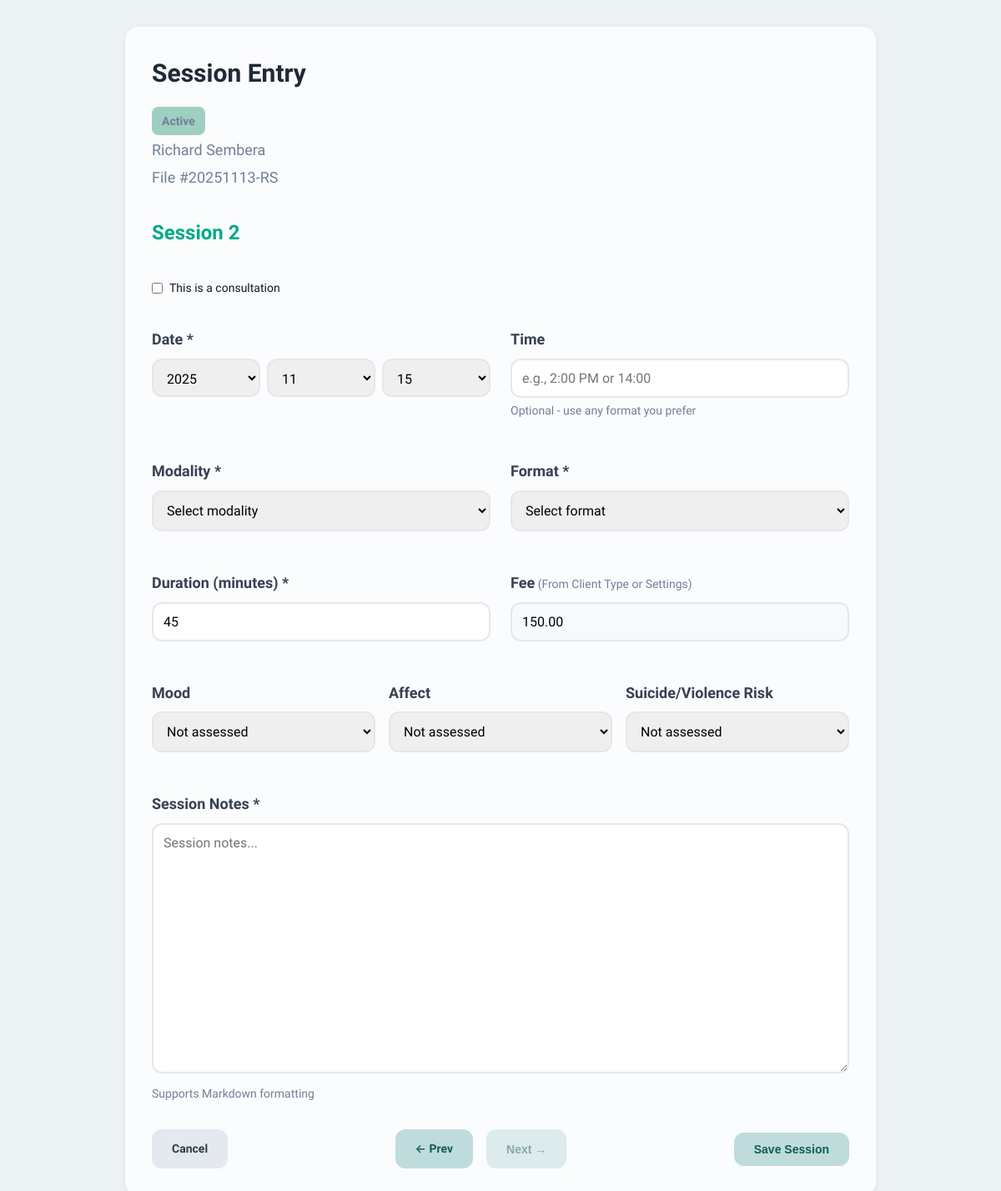
Page /client/1/session on the committed database.
### tables this page shows
CREATE TABLE client_types (
                id INTEGER PRIMARY KEY AUTOINCREMENT,
                name TEXT UNIQUE NOT NULL,
                color TEXT NOT NULL,
                file_number_style TEXT NOT NULL,
                file_number_prefix TEXT,
                file_number_suffix TEXT,
                file_number_counter INTEGER DEFAULT 0,
                session_fee REAL,
                session_duration INTEGER,
                retention_period INTEGER,
                is_system INTEGER DEFAULT 0,
                service_description TEXT,
                is_system_locked INTEGER DEFAULT 0,
                base_price REAL,
                tax_rate REAL,
                created_at INTEGER NOT NULL,
                modified_at INTEGER NOT NULL
            , color_name TEXT, bubble_color TEXT);

CREATE TABLE clients (
                id INTEGER PRIMARY KEY AUTOINCREMENT,
                file_number TEXT UNIQUE NOT NULL,
                first_name TEXT NOT NULL,
                middle_name TEXT,
                last_name TEXT NOT NULL,
                type_id INTEGER NOT NULL,
                session_offset INTEGER DEFAULT 0,
                created_at INTEGER NOT NULL,
                modified_at INTEGER NOT NULL,
                is_deleted INTEGER DEFAULT 0,
                FOREIGN KEY (type_id) REFERENCES client_types(id)
            );

### web/app.py (the view, shortened to what this page needs)
@app.route('/client/<int:client_id>/session', methods=['GET', 'POST'])
def create_session(client_id):
    import time
    from datetime import datetime
    client = db.get_client(client_id)
    if not client:
        return "Client not found", 404
    client_type = db.get_client_type(client['type_id'])
    today_dt = datetime.now()
    today = today_dt.strftime('%Y-%m-%d')
    today_year = today_dt.year
    today_month = today_dt.month
    today_day = today_dt.day
    all_sessions = db.get_client_entries(client_id, 'session')
    dated_sessions = [s for s in all_sessions if s.get('session_date') and not s.get('is_consultation')]
    dated_sessions.sort(key=lambda s: (s['session_date'], s['id']))
    offset = client.get('session_offset', 0)
    today_timestamp = int(today_dt.replace(hour=0, minute=0, second=0, microsecond=0).timestamp())
    sessions_before_today = sum(1 for s in dated_sessions if s['session_date'] <= today_timestamp)
    preview_session_number = sessions_before_today + offset + 1
    prev_session_id = None
    next_session_id = None
    if dated_sessions:
        prev_session_id = dated_sessions[-1]['id']  # Most recent session
    return render_template('entry_forms/session.html',
                        client=client,
                        client_type=client_type,
                        today=today,
                        today_year=today_year,
                        today_month=today_month,
                        today_day=today_day,
                        next_session_number=preview_session_number,
                        is_edit=False,
                        prev_session_id=prev_session_id,
                        next_session_id=next_session_id)

### core/database.py (called while the page is built)
    def connect(self):
        return sqlite3.connect(str(self.db_path))

    def get_client_type(self, type_id: int) -> Optional[Dict[str, Any]]:
        conn = self.connect()
        conn.row_factory = sqlite3.Row
        cursor = conn.cursor()
        cursor.execute("SELECT * FROM client_types WHERE id = ?", (type_id,))
        row = cursor.fetchone()
        conn.close()
        return dict(row) if row else None

    def get_client(self, client_id: int) -> Optional[Dict[str, Any]]:
        conn = self.connect()
        conn.row_factory = sqlite3.Row
        cursor = conn.cursor()
        cursor.execute("SELECT * FROM clients WHERE id = ?", (client_id,))
        row = cursor.fetchone()
        conn.close()
        return dict(row) if row else None

    def get_client_entries(self, client_id: int, entry_class: Optional[str] = None) -> List[Dict[str, Any]]:
        conn = self.connect()
        conn.row_factory = sqlite3.Row
        cursor = conn.cursor()
        if entry_class:
            cursor.execute(
                "SELECT * FROM entries WHERE client_id = ? AND class = ? ORDER BY created_at DESC",
                (client_id, entry_class)
            )
        else:
            cursor.execute(
                "SELECT * FROM entries WHERE client_id = ? ORDER BY created_at DESC",
                (client_id,)
            )
        rows = cursor.fetchall()
        conn.close()
        return [dict(row) for row in rows]

### web/templates/entry_forms/session.html (shortened to what this page needs)
{% extends "base.html" %}
{% block extra_css %}
<link rel="stylesheet" href="{{ url_for('static', filename='css/session.css') }}">
{% endblock %}
{% block content %}
<div class="card" style="max-width: 900px; margin: 0 auto;">
    <div style="display: flex; justify-content: space-between; align-items: start; margin-bottom: 2rem;">
        <div>
            <h2>Session Entry</h2>
            <div style="color: #718096;">
                <div style="margin-bottom: 0.25rem;">
                    <span class="type-badge" style="background-color: {{ client_type.color }}">
                        {{ client_type.name }}
                    </span>
                </div>
                <div style="margin-bottom: 0.25rem;">
                    {{ client.first_name }} {{ client.middle_name or '' }} {{ client.last_name }}
                </div>
                <div>
                    File #{{ client.file_number }}
                </div>
            </div>
        </div>
    </div>
    <form method="post">
        {% if not is_edit %}
        <div class="session-number-display" id="session-number-display">
            Session {{ next_session_number }}
        </div>
        {% else %}
        <div class="session-number-display" id="session-number-display">
            {{ session.description }}
        </div>
        {% endif %}
        <div class="form-row-full">
            <label class="checkbox-inline">
                <input type="checkbox" id="is_consultation" name="is_consultation" {% if is_edit and session.is_consultation %}checked{% endif %}>
                This is a consultation
            </label>
        </div>
        <div class="form-row">
            <div class="form-group">
                <label for="session_date">Date *</label>
                <div class="date-input-group">
                    <select id="year" name="year" required>
                        {% for year in range(2025, 2019, -1) %}
                        <option value="{{ year }}"
                                {% if is_edit and session_year == year %}selected
                                {% elif not is_edit and today[:4] == year|string %}selected{% endif %}>
                            {{ year }}
                        </option>
                        {% endfor %}
                    </select>
                    <select id="month" name="month" required>
                        {% for month in range(1, 13) %}
                        <option value="{{ month }}"
                                {% if is_edit and session_month == month %}selected
                                {% elif not is_edit and today[5:7] == '%02d'|format(month) %}selected{% endif %}>
                            {{ '%02d'|format(month) }}
                        </option>
                        {% endfor %}
                    </select>
                    <select id="day" name="day" required>
                        {% for day in range(1, 32) %}
                        <option value="{{ day }}"
                                {% if is_edit and session_day == day %}selected
                                {% elif not is_edit and today[8:10] == '%02d'|format(day) %}selected{% endif %}>
                            {{ '%02d'|format(day) }}
                        </option>
                        {% endfor %}
                    </select>
                </div>
            </div>
            <div class="form-group">
                <label for="session_time">Time</label>
                <input type="text" id="session_time" name="session_time"
                       value="{% if is_edit %}{{ session.session_time or '' }}{% endif %}"
                       placeholder="e.g., 2:00 PM or 14:00">
                <p class="help-text">Optional - use any format you prefer</p>
            </div>
        </div>
        <div class="form-row">
            <div class="form-group">
                <label for="modality">Modality *</label>
                <select id="modality" name="modality" required>
                    <option value="">Select modality</option>
                </select>
            </div>
            <div class="form-group">
                <label for="format">Format *</label>
                <select id="format" name="format" required>
                    <option value="">Select format</option>
                </select>
            </div>
        </div>
        <div class="form-row">
            <div class="form-group">
                <label for="duration">Duration (minutes) *</label>
                <input type="number" id="duration" name="duration"
                       value="{% if is_edit %}{{ session.duration }}{% else %}{{ client_type.session_duration or 50 }}{% endif %}" min="1" required>
            </div>
            <div class="form-group">
                <label for="fee">Fee<span style="font-size: 0.875rem; color: #718096; font-weight: normal;"> (From Client Type or Settings)</span></label>
                <input type="number" id="fee" name="fee" step="0.01" min="0"
                    value="{% if is_edit %}{{ '%.2f'|format(session.fee) }}{% else %}{{ '%.2f'|format(client_type.session_fee or 0) }}{% endif %}" required readonly>
            </div>
        </div>
        <div class="form-row-thirds">
            <div class="form-group">
                <label for="mood">Mood</label>
                <select id="mood" name="mood">
                    <option value="">Not assessed</option>
                </select>
            </div>
            <div class="form-group">
                <label for="affect">Affect</label>
                <select id="affect" name="affect">
                    <option value="">Not assessed</option>
                </select>
            </div>
            <div class="form-group">
                <label for="risk_assessment">Suicide/Violence Risk</label>
                <select id="risk_assessment" name="risk_assessment">
                    <option value="">Not assessed</option>
                </select>
            </div>
        </div>
        <div class="form-row-full">
            <div class="form-group">
                <label for="content">Session Notes *</label>
                <textarea id="content" name="content" placeholder="Session notes..." required>{% if is_edit %}{{ session.content or '' }}{% endif %}</textarea>
                <p class="help-text">Supports Markdown formatting</p>
            </div>
        </div>
        <div style="display: flex; justify-content: space-between; align-items: center; margin-top: 2rem;">
            <a href="{{ url_for('client_file', client_id=client.id) }}" class="btn btn-secondary">Cancel</a>
            <div style="display: flex; gap: 1rem;">
                {% if prev_session_id %}
                <a href="{{ url_for('edit_session', client_id=client.id, entry_id=prev_session_id) }}" class="btn">← Prev</a>
                {% else %}
                <button disabled class="btn" style="opacity: 0.5; cursor: not-allowed;">← Prev</button>
                {% endif %}
                {% if next_session_id %}
                <a href="{{ url_for('edit_session', client_id=client.id, entry_id=next_session_id) }}" class="btn">Next →</a>
                {% else %}
                <button disabled class="btn" style="opacity: 0.5; cursor: not-allowed;">Next →</button>
                {% endif %}
            </div>
            {% if is_edit %}
            <button type="submit" class="btn">Save Edits</button>
            {% else %}
            <button type="submit" class="btn">Save Session</button>
            {% endif %}
        </div>
    </form>
</div>
{% endblock %}

### web/static/css/session.css (style rules this page uses)
.form-row { display: grid; grid-template-columns: 1fr 1fr; gap: 1.5rem; margin-bottom: 1.5rem; }
.form-row-full { margin-bottom: 1.5rem; }
.form-row-thirds { display: grid; grid-template-columns: 1fr 1fr 1fr; gap: 1rem; margin-bottom: 1.5rem; }
.date-input-group { display: flex; gap: 0.5rem; }
.date-input-group select { flex: 1; height: 46px; }
textarea { width: 100%; padding: 0.75rem; border: 2px solid #e2e8f0; border-radius: 0.5rem; font-size: 1rem; font-family: inherit; min-height: 300px; transition: border-color 0.2s; }
.help-text { font-size: 0.875rem; color: #718096; margin-top: 0.25rem; }
.session-number-display { font-size: 1.5rem; font-weight: 600; color: #00aa88; margin-bottom: 1.5rem; }
.checkbox-inline { display: flex; align-items: center; padding: 0.75rem 0; cursor: pointer; font-size: 0.875rem; }
.checkbox-inline input[type="checkbox"] { width: auto; margin-right: 0.5rem; }
input[type="number"] { -moz-appearance: textfield; }
input[readonly] { background-color: #f7fafc; cursor: not-allowed; }

### web/templates/base.html (style rules this page uses)
* { margin: 0; padding: 0; box-sizing: border-box; }
body { font-family: 'Lexend', -apple-system, BlinkMacSystemFont, "Segoe UI", Roboto, sans-serif; line-height: 1.6; color: #111827; background: #EDF2F5; font-size: 1.125rem; }
.btn { display: inline-block; padding: 0.75rem 1.5rem; background: #BFDCDC; color: #115D4F; text-decoration: none; border-radius: 0.75rem; border: none; font-size: 0.875rem; font-weight: 600; cursor: pointer; transition: all 0.2s; }
.btn-secondary { background: #E3E9EE; color: #323B45; }
.card { background: #FBFCFD; border-radius: 1rem; padding: 2rem; box-shadow: 0 2px 8px rgba(0,0,0,0.08); margin-bottom: 2rem; }
.card h2 { font-size: 1.875rem; margin-bottom: 1rem; color: #1F2937; font-weight: 700; }
.form-group { margin-bottom: 1.5rem; }
.form-group label { display: block; font-weight: 600; margin-bottom: 0.5rem; color: #374151; }
.form-group input, .form-group select, .form-group textarea { width: 100%; padding: 0.75rem; border: 2px solid #E5E7EB; border-radius: 0.75rem; font-size: 1rem; font-family: 'Lexend', sans-serif; transition: border-color 0.2s; }
.type-badge { display: inline-block; padding: 0.375rem 0.75rem; border-radius: 0.5rem; font-size: 0.875rem; font-weight: 600; }

### rows in the picture
client_types: name "Active", duration "45", fee "150.00"
clients: first_name "Richard", last_name "Sembera", file_number "20251113-RS"

### other values in the picture
{{ next_session_number }} "2"
form field year "2025"
form field month "11"
form field day "15"
